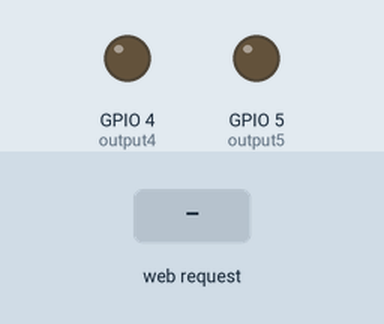
Simulated run of this program. Board: ESP8266 (NodeMCU). Shown: output pins drawn as LEDs (lit = HIGH). The inputs (shaded band) are chosen by the test bench. WiFi joins after 1.5 s; servers stay silent unless stated; what the program prints to the serial monitor is not drawn.

Above: at 2.7 s.
2.8 s: HTTP request GET /5/on received
At 3.6 s:
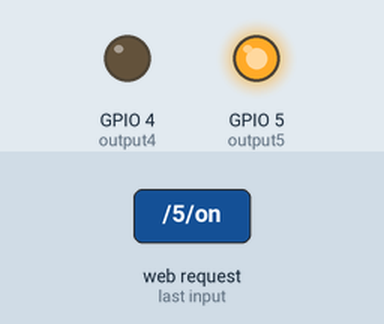
4.3 s: HTTP request GET /5/off received
5.8 s: HTTP request GET /off received
Timing chart, 0 to 8.8 s (numbered marks = the images above; inputs shaded):
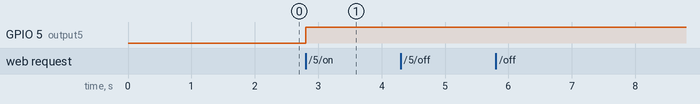

The program:

main.cpp
```cpp
#include <Arduino.h>
#include <ESP8266WiFi.h>

const char* ssid     = "Excalibur501";
const char* password = "F2e17bad88";

WiFiServer server(80);

String header;

String output5State = "off";
String output4State = "off";

const int output5 = 5;
const int output4 = 4;

unsigned long currentTime = millis();
unsigned long previousTime = 0;
const long timeoutTime = 2000;

void setup() {
  Serial.begin(115200);
  pinMode(output5, OUTPUT);
  pinMode(output4, OUTPUT);
  digitalWrite(output5, LOW);
  digitalWrite(output4, LOW);

  Serial.print("Connecting to ");
  Serial.println(ssid);
  WiFi.begin(ssid, password);
  while (WiFi.status() != WL_CONNECTED) {
    delay(500);
    Serial.print(".");
  }
  Serial.println("");
  Serial.println("WiFi connected.");
  Serial.println("IP address: ");
  Serial.println(WiFi.localIP());
  server.begin();
}

void loop(){
  WiFiClient client = server.available();

  if (client) {
    Serial.println("New Client.");
    String currentLine = "";
    currentTime = millis();
    previousTime = currentTime;
    while (client.connected() && currentTime - previousTime <= timeoutTime) {
      currentTime = millis();
      if (client.available()) {
        char c = client.read();
        Serial.write(c);
        header += c;
        if (c == '\n') {
          if (currentLine.length() == 0) {
            client.println("HTTP/1.1 200 OK");
            client.println("Content-type:text/html");
            client.println("Connection: close");
            client.println();

            if (header.indexOf("GET /5/on") >= 0) {
              Serial.println("GPIO 5 on");
              output5State = "on";
              digitalWrite(output5, HIGH);
            } else if (header.indexOf("GET /5/off") >= 0) {
              Serial.println("GPIO 5 off");
              output5State = "off";
              digitalWrite(output5, LOW);
            } else if (header.indexOf("GET /4/on") >= 0) {
              Serial.println("GPIO 4 on");
              output4State = "on";
              digitalWrite(output4, HIGH);
            } else if (header.indexOf("GET /4/off") >= 0) {
              Serial.println("GPIO 4 off");
              output4State = "off";
              digitalWrite(output4, LOW);
            }

            client.println("<!DOCTYPE html><html>");
            client.println("<head><meta name=\"viewport\" content=\"width=device-width, initial-scale=1\">");
            client.println("<link rel=\"icon\" href=\"data:,\">");
            client.println("<style>html { font-family: Helvetica; display: inline-block; margin: 0px auto; text-align: center;}");
            client.println(".button { background-color: #195B6A; border: none; color: white; padding: 16px 40px;");
            client.println("text-decoration: none; font-size: 30px; margin: 2px; cursor: pointer;}");
            client.println(".button2 {background-color: #77878A;}</style></head>");

            client.println("<body><h1>ESP8266 Web Server</h1>");

            client.println("<p>GPIO 5 - State " + output5State + "</p>");
            if (output5State=="off") {
              client.println("<p><a href=\"/5/on\"><button class=\"button\">ON</button></a></p>");
            } else {
              client.println("<p><a href=\"/5/off\"><button class=\"button button2\">OFF</button></a></p>");
            }

            client.println("<p>GPIO 4 - State " + output4State + "</p>");
            if (output4State=="off") {
              client.println("<p><a href=\"/4/on\"><button class=\"button\">ON</button></a></p>");
            } else {
              client.println("<p><a href=\"/4/off\"><button class=\"button button2\">OFF</button></a></p>");
            }
          }
        }
      }
    }
  }
}
```

Measured:
- after the input at 2.8 s, GPIO 5 (output5): LOW → HIGH at once
- after the input at 4.3 s, every drawn part: stays the same
- after the input at 5.8 s, every drawn part: stays the same
